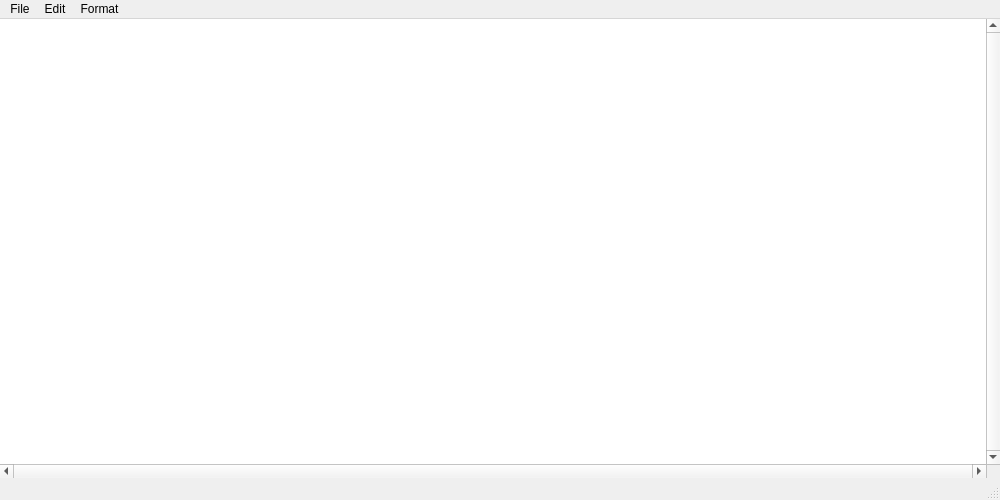
<?xml version="1.0" encoding="UTF-8"?>
<ui version="4.0">
 <class>MainWindow</class>
 <widget class="QMainWindow" name="MainWindow">
  <property name="geometry">
   <rect>
    <x>0</x>
    <y>0</y>
    <width>1000</width>
    <height>500</height>
   </rect>
  </property>
  <property name="windowTitle">
   <string>Notepad</string>
  </property>
  <property name="windowIcon">
   <iconset resource="resource.qrc">
    <normaloff>:/images/.ico/main_window_title.ico</normaloff>:/images/.ico/main_window_title.ico</iconset>
  </property>
  <widget class="QWidget" name="central_widget">
   <layout class="QHBoxLayout" name="horizontal_layout" stretch="0">
    <property name="spacing">
     <number>0</number>
    </property>
    <property name="leftMargin">
     <number>0</number>
    </property>
    <property name="topMargin">
     <number>0</number>
    </property>
    <property name="rightMargin">
     <number>0</number>
    </property>
    <property name="bottomMargin">
     <number>0</number>
    </property>
    <item>
     <widget class="QPlainTextEdit" name="plain_text_edit">
      <property name="font">
       <font>
        <family>Consolas</family>
        <pointsize>11</pointsize>
       </font>
      </property>
      <property name="frameShape">
       <enum>QFrame::NoFrame</enum>
      </property>
      <property name="verticalScrollBarPolicy">
       <enum>Qt::ScrollBarAlwaysOn</enum>
      </property>
      <property name="horizontalScrollBarPolicy">
       <enum>Qt::ScrollBarAlwaysOn</enum>
      </property>
      <property name="lineWrapMode">
       <enum>QPlainTextEdit::NoWrap</enum>
      </property>
     </widget>
    </item>
   </layout>
  </widget>
  <widget class="QStatusBar" name="status_bar"/>
  <widget class="QMenuBar" name="menu_bar">
   <property name="geometry">
    <rect>
     <x>0</x>
     <y>0</y>
     <width>1000</width>
     <height>26</height>
    </rect>
   </property>
   <property name="focusPolicy">
    <enum>Qt::WheelFocus</enum>
   </property>
   <widget class="QMenu" name="menu_file">
    <property name="title">
     <string>File</string>
    </property>
    <addaction name="action_open"/>
    <addaction name="action_save"/>
    <addaction name="separator"/>
    <addaction name="action_exit"/>
   </widget>
   <widget class="QMenu" name="menu_edit">
    <property name="title">
     <string>Edit</string>
    </property>
    <addaction name="action_undo"/>
    <addaction name="separator"/>
    <addaction name="action_cut"/>
    <addaction name="action_copy"/>
    <addaction name="action_paste"/>
    <addaction name="action_delete"/>
   </widget>
   <widget class="QMenu" name="menu_format">
    <property name="title">
     <string>Format</string>
    </property>
    <addaction name="action_font"/>
    <addaction name="action_syntax_highlighting"/>
   </widget>
   <addaction name="menu_file"/>
   <addaction name="menu_edit"/>
   <addaction name="menu_format"/>
  </widget>
  <action name="action_open">
   <property name="text">
    <string>Open</string>
   </property>
  </action>
  <action name="action_save">
   <property name="text">
    <string>Save</string>
   </property>
  </action>
  <action name="action_exit">
   <property name="text">
    <string>Exit</string>
   </property>
  </action>
  <action name="action_undo">
   <property name="text">
    <string>Undo</string>
   </property>
   <property name="iconVisibleInMenu">
    <bool>false</bool>
   </property>
  </action>
  <action name="action_cut">
   <property name="enabled">
    <bool>false</bool>
   </property>
   <property name="text">
    <string>Cut</string>
   </property>
  </action>
  <action name="action_copy">
   <property name="enabled">
    <bool>false</bool>
   </property>
   <property name="text">
    <string>Copy</string>
   </property>
  </action>
  <action name="action_paste">
   <property name="text">
    <string>Paste</string>
   </property>
  </action>
  <action name="action_delete">
   <property name="text">
    <string>Delete</string>
   </property>
  </action>
  <action name="action_font">
   <property name="text">
    <string>Font...</string>
   </property>
  </action>
  <action name="action_syntax_highlighting">
   <property name="text">
    <string>Syntax highlighting</string>
   </property>
  </action>
 </widget>
 <resources>
  <include location="resource.qrc"/>
 </resources>
 <connections/>
</ui>
